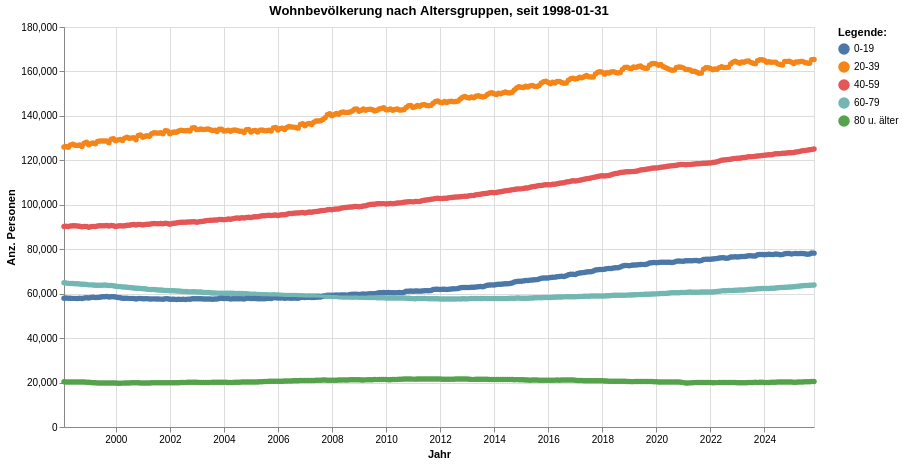

Write notebook code for a chart like this one.
### Code cell
grafik2 = mypy_dv.plot_altair_multiline_highlight(
    data = myAgg2.reset_index().query('sum_WBev>100')
    ,x = 'StichtagDat:T'
    ,y = 'sum_WBev:Q'
    ,x_beschriftung = 'Jahr'
    , y_beschriftung = 'Anz. Personen'
    ,category = "AlterV20ueber80Kurz_noDM:N"
    ,category_beschriftung= 'Legende:'
    ,warning_status = "ignore" #always or ignore
    ,myTitle="Wohnbevölkerung nach Altersgruppen, seit "+data_min_date
)
grafik2

### Figure 1 — Vega-Lite specification as saved in the notebook (floating-point values rounded to 4 significant figures; data arrays with more than 128 entries replaced by an {"elided": "..."} marker saying what was removed)
{"config": {"view": {"continuousWidth": 300, "continuousHeight": 300}}, "layer": [{"mark": {"type": "circle"}, "encoding": {"color": {"field": "AlterV20ueber80Kurz_noDM", "legend": {"orient": "right", "title": "Legende:"}, "type": "nominal"}, "opacity": {"value": 1.3}, "tooltip": [{"field": "StichtagDat", "type": "temporal"}, {"field": "AlterV20ueber80Kurz_noDM", "type": "nominal"}, {"field": "sum_WBev", "type": "quantitative"}], "x": {"axis": {"title": "Jahr"}, "field": "StichtagDat", "type": "temporal"}, "y": {"axis": {"title": "Anz. Personen"}, "field": "sum_WBev", "type": "quantitative"}}, "name": "view_2", "title": "Wohnbevölkerung nach Altersgruppen, seit 1998-01-31"}, {"mark": {"type": "line"}, "encoding": {"color": {"field": "AlterV20ueber80Kurz_noDM", "legend": {"orient": "right", "title": "Legende:"}, "type": "nominal"}, "size": {"condition": {"test": {"not": {"param": "param_2"}}, "value": 1.2}, "value": 3}, "tooltip": [{"field": "StichtagDat", "type": "temporal"}, {"field": "AlterV20ueber80Kurz_noDM", "type": "nominal"}, {"field": "sum_WBev", "type": "quantitative"}], "x": {"axis": {"title": "Jahr"}, "field": "StichtagDat", "type": "temporal"}, "y": {"axis": {"title": "Anz. Personen"}, "field": "sum_WBev", "type": "quantitative"}}, "title": "Wohnbevölkerung nach Altersgruppen, seit 1998-01-31"}], "data": {"name": "data-dd85e17975f7293bf34d7620f6a4c926"}, "height": 400, "params": [{"name": "param_2", "select": {"type": "point", "fields": ["AlterV20ueber80Kurz_noDM:N"], "nearest": true, "on": "pointerover"}, "views": ["view_2"]}], "width": 750, "$schema": "https://vega.github.io/schema/vega-lite/v5.8.0.json", "datasets": {"data-dd85e17975f7293bf34d7620f6a4c926": {"elided": "1670 records"}}}
